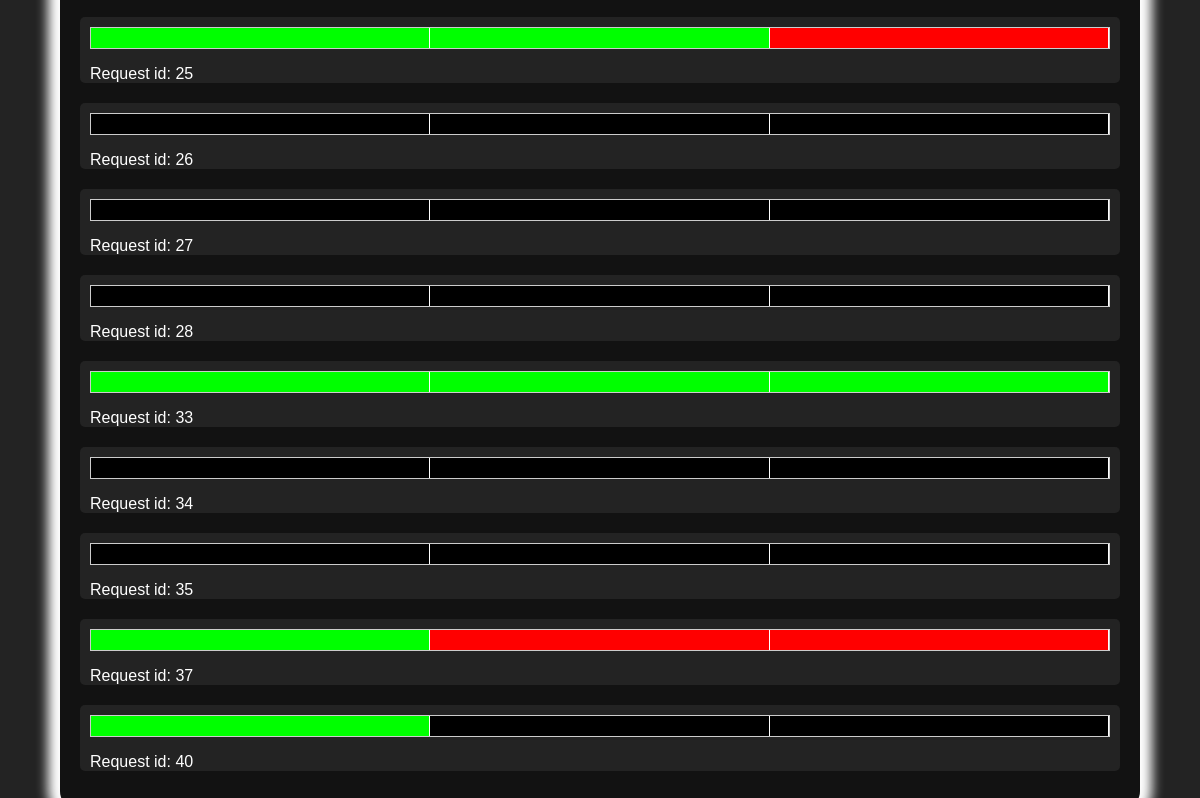
Before: /admin/dashboard (signed in, lower part) with the older database file.
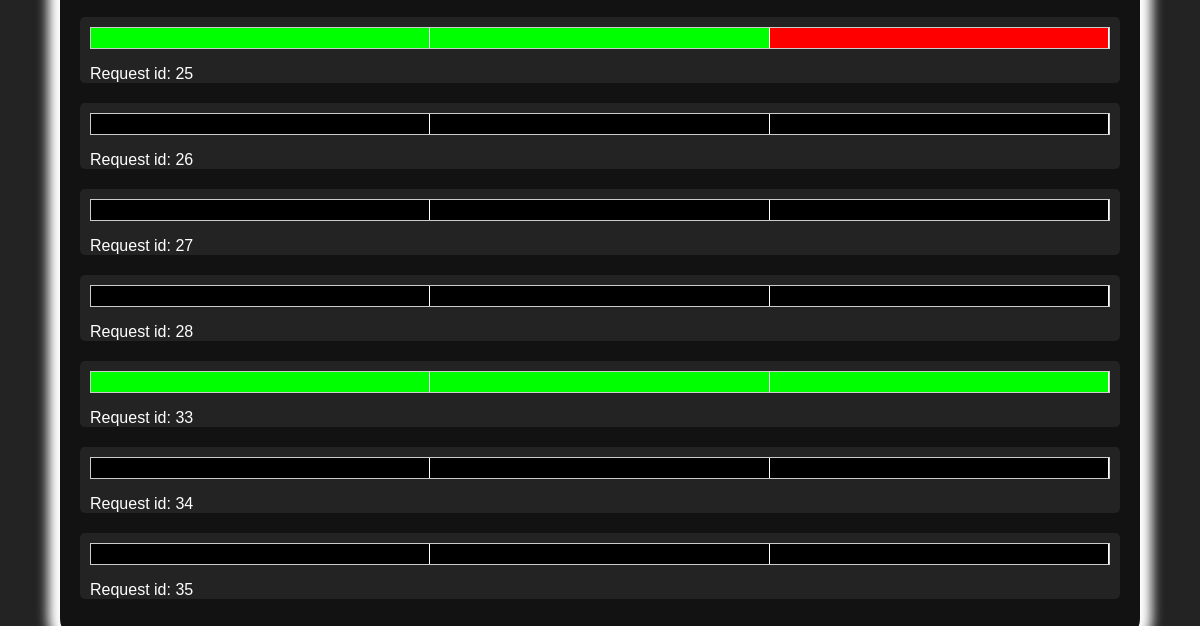
After: the same page with the newer database file.
### tables this page shows
CREATE TABLE "status" (
        request_id INTEGER NOT NULL UNIQUE,
        fa_approved INTEGER,
        sw_approved INTEGER,
        so_approved INTEGER,
        ongoing BOOLEAN,
        FOREIGN KEY (request_id) REFERENCES requests(request_id)
    );

CREATE TABLE "requests" (
        request_id INTEGER PRIMARY KEY AUTOINCREMENT NOT NULL UNIQUE,
        date DATE NOT NULL,
        start_time TIME NOT NULL,
        end_time TIME NOT NULL,
        room_block VARCHAR(10) NOT NULL,
        room_no VARCHAR(10) NOT NULL,
        club_id INTEGER NOT NULL,
        reason VARCHAR(100),
        type_of_event VARCHAR(100),
        remarks VARCHAR(1000),
        FOREIGN KEY (club_id) REFERENCES clubs(club_id)
    );

### app.py (the view)
@admin.route('/dashboard', methods=['GET'])
def dashboard():
    if 'admin_username' not in session:
        flash('You need to login first.', 'error')
        return redirect(url_for('admin.admin_index'))
    conn = connect_db()
    cursor = conn.cursor()
    cursor.execute("SELECT r.request_id, club_name, r.date, r.start_time, r.end_time, r.room_block, r.room_no, r.club_id, r.reason, r.type_of_event, r.remarks, s.fa_approved, s.sw_approved, s.so_approved, s.ongoing FROM requests r LEFT JOIN status s ON r.request_id = s.request_id JOIN clubs c ON r.club_id = c.club_id")
    data = cursor.fetchall()
    conn.close()
    return render_template('admin_dashboard.html', data=data)

### app.py (called while the page is built)
def connect_db():
    return sqlite3.connect('classroom_allotment_system.db')

### templates/admin/admin_dashboard.html (shortened to what this page needs)
<!DOCTYPE html>
<html lang="en">
<head>
</head>
<body class="dark-mode">
    <div class="content">
    <div class="dashboard-container">
        <div class="panel" id="panel">
            {% for row in data %}
                <div class="request-item" onclick="openModal('{{ row[0] }}')">
                    <div class="request-status-bar">
                        {% if row[-1] == 1 %}
                            <div class="stage {% if row[-4] == 1 %} fa-approved {% else %} black {% endif %}"></div>
                            <div class="stage {% if row[-3] == 1 %} sw-approved {% else %} black {% endif %}"></div>
                            <div class="stage {% if row[-2] == 1 %} so-approved {% else %} black {% endif %}"></div>
                            {% else %}
                            <div class="stage {% if row[-4] == 1 %} fa-approved {% else %} red {% endif %}"></div>
                            <div class="stage {% if row[-3] == 1 %} sw-approved {% else %} red {% endif %}"></div>
                            <div class="stage {% if row[-2] == 1 %} so-approved {% else %} red {% endif %}"></div>
                        {% endif %}
                    </div>
                    <p>Request id: {{ row[0] }}</p>
                </div>
            {% endfor %}
        </div>
    </div>
</body>
</html>

### templates/admin/admin_dashboard.html (style rules this page uses)
body { margin: 0; padding: 0; font-family: Arial, sans-serif; min-height: 100vh; }
.content { font-family: Arial, sans-serif; display: flex; justify-content: center; align-items: center; min-height: 100vh; background-color: #f2f2f2; }
.dashboard-container { display: flex; width: 95%; margin: auto; overflow: hidden; background-color: transparent; }
.panel { flex: 1; padding: 20px; border-radius: 20px; overflow: hidden; background-color: #fff; margin: 30px; box-shadow: 0px 0px 12px 12px rgba(255, 255, 255, 1); }
.request-item { padding-top: 10px; padding-right: 10px; padding-left: 10px; margin-bottom: 20px; border-radius: 5px; }
.request-status-bar { display: flex; align-items: center; height: 20px; border: 1px solid #ccc; margin-bottom: 5px; }
.stage.fa-approved, .stage.sw-approved, .stage.so-approved, .stage.approved { background-color: lime; }
.stage.red { background-color: red; }
.dark-mode .content, .dark-mode .request-item, .dark-mode .request-details { background-color: rgba(35, 35, 35); color: #fff; border-color: #555; }
.dark-mode .panel { background-color: #121212; color: #fff; border-color: #555; border-radius: 20px; box-shadow: 0px 0px 12px 12px rgba(255, 255, 255, 1); }

Changed rows visible on the page:
removed status: ongoing False (drawn), request_id "37"
removed status: ongoing True (drawn), request_id "40"
